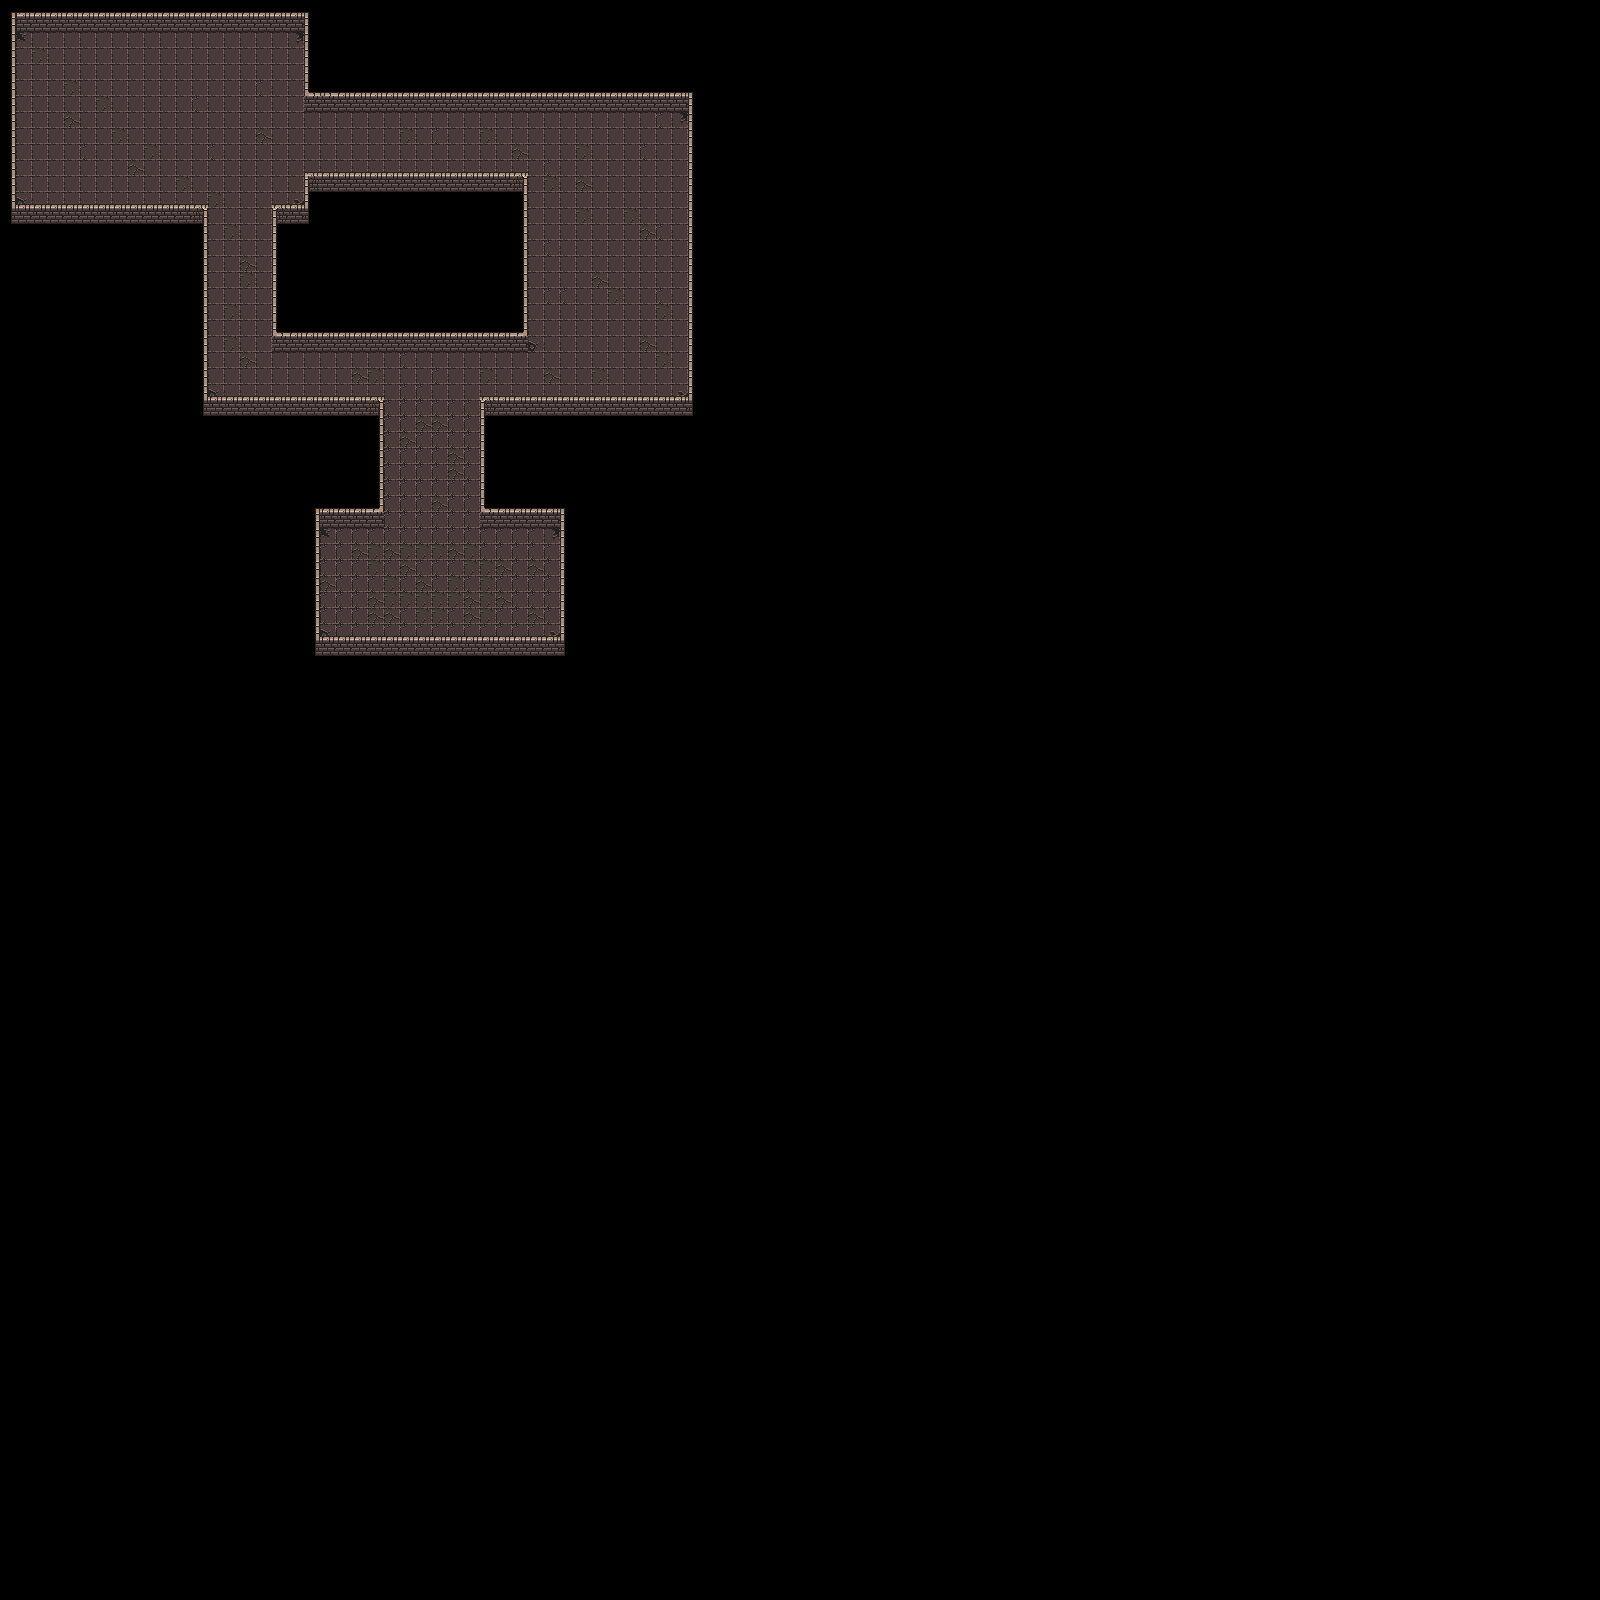

This is a level from a 2D game, rendered from its Tiled map with the project's own tilesets. A one-line summary and the map file follow, with tile-layer data summarised:
An orthogonal 100x100 tile map with 16x16 px tiles, 2 tile layers (Ground, Walls) and 6 objects.

<map version="1.5" tiledversion="1.7.2" orientation="orthogonal" renderorder="right-down" width="100" height="100" tilewidth="16" tileheight="16" infinite="0" nextlayerid="5" nextobjectid="9">
 <editorsettings>
  <export target="../src/tiles/dungeon-01.json" format="json" />
 </editorsettings>
 <tileset firstgid="1" name="dungeon" tilewidth="16" tileheight="16" tilecount="160" columns="10">
  <image source="../src/tiles/dungeon_tiles.png" width="160" height="256" />
  <tile id="0">
   <properties>
    <property name="collides" type="bool" value="false" />
   </properties>
  </tile>
  <tile id="1">
   <properties>
    <property name="collides" type="bool" value="false" />
   </properties>
  </tile>
  <tile id="2">
   <properties>
    <property name="collides" type="bool" value="false" />
   </properties>
  </tile>
  <tile id="3">
   <properties>
    <property name="collides" type="bool" value="false" />
   </properties>
  </tile>
  <tile id="4">
   <properties>
    <property name="collides" type="bool" value="false" />
   </properties>
  </tile>
  <tile id="5">
   <properties>
    <property name="collides" type="bool" value="false" />
   </properties>
  </tile>
  <tile id="6">
   <properties>
    <property name="collides" type="bool" value="false" />
   </properties>
  </tile>
  <tile id="7">
   <properties>
    <property name="collides" type="bool" value="false" />
   </properties>
  </tile>
  <tile id="8">
   <properties>
    <property name="collides" type="bool" value="false" />
   </properties>
  </tile>
  <tile id="10">
   <properties>
    <property name="collides" type="bool" value="false" />
   </properties>
  </tile>
  <tile id="11">
   <properties>
    <property name="collides" type="bool" value="true" />
   </properties>
  </tile>
  <tile id="12">
   <properties>
    <property name="collides" type="bool" value="true" />
   </properties>
  </tile>
  <tile id="13">
   <properties>
    <property name="collides" type="bool" value="true" />
   </properties>
  </tile>
  <tile id="14">
   <properties>
    <property name="collides" type="bool" value="false" />
   </properties>
  </tile>
  <tile id="15">
   <properties>
    <property name="collides" type="bool" value="false" />
   </properties>
  </tile>
  <tile id="16">
   <properties>
    <property name="collides" type="bool" value="false" />
   </properties>
  </tile>
  <tile id="17">
   <properties>
    <property name="collides" type="bool" value="false" />
   </properties>
  </tile>
  <tile id="18">
   <properties>
    <property name="collides" type="bool" value="false" />
   </properties>
  </tile>
  <tile id="20">
   <properties>
    <property name="collides" type="bool" value="false" />
   </properties>
  </tile>
  <tile id="21">
   <properties>
    <property name="collides" type="bool" value="false" />
   </properties>
  </tile>
  <tile id="22">
   <properties>
    <property name="collides" type="bool" value="false" />
   </properties>
  </tile>
  <tile id="23">
   <properties>
    <property name="collides" type="bool" value="false" />
   </properties>
  </tile>
  <tile id="24">
   <properties>
    <property name="collides" type="bool" value="false" />
   </properties>
  </tile>
  <tile id="25">
   <properties>
    <property name="collides" type="bool" value="false" />
   </properties>
  </tile>
  <tile id="26">
   <properties>
    <property name="collides" type="bool" value="false" />
   </properties>
  </tile>
  <tile id="27">
   <properties>
    <property name="collides" type="bool" value="false" />
   </properties>
  </tile>
  <tile id="28">
   <properties>
    <property name="collides" type="bool" value="false" />
   </properties>
  </tile>
  <tile id="30">
   <properties>
    <property name="collides" type="bool" value="false" />
   </properties>
  </tile>
  <tile id="31">
   <properties>
    <property name="collides" type="bool" value="false" />
   </properties>
  </tile>
  <tile id="32">
   <properties>
    <property name="collides" type="bool" value="false" />
   </properties>
  </tile>
  <tile id="33">
   <properties>
    <property name="collides" type="bool" value="false" />
   </properties>
  </tile>
  <tile id="34">
   <properties>
    <property name="collides" type="bool" value="false" />
   </properties>
  </tile>
  <tile id="35">
   <properties>
    <property name="collides" type="bool" value="false" />
   </properties>
  </tile>
  <tile id="36">
   <properties>
    <property name="collides" type="bool" value="false" />
   </properties>
  </tile>
  <tile id="37">
   <properties>
    <property name="collides" type="bool" value="false" />
   </properties>
  </tile>
  <tile id="38">
   <properties>
    <property name="collides" type="bool" value="false" />
   </properties>
  </tile>
  <tile id="40">
   <properties>
    <property name="collides" type="bool" value="false" />
   </properties>
  </tile>
  <tile id="41">
   <properties>
    <property name="collides" type="bool" value="false" />
   </properties>
  </tile>
  <tile id="42">
   <properties>
    <property name="collides" type="bool" value="false" />
   </properties>
  </tile>
  <tile id="43">
   <properties>
    <property name="collides" type="bool" value="false" />
   </properties>
  </tile>
  <tile id="44">
   <properties>
    <property name="collides" type="bool" value="false" />
   </properties>
  </tile>
  <tile id="45">
   <properties>
    <property name="collides" type="bool" value="false" />
   </properties>
  </tile>
  <tile id="46">
   <properties>
    <property name="collides" type="bool" value="false" />
   </properties>
  </tile>
  <tile id="47">
   <properties>
    <property name="collides" type="bool" value="false" />
   </properties>
  </tile>
  <tile id="48">
   <properties>
    <property name="collides" type="bool" value="false" />
   </properties>
  </tile>
  <tile id="50">
   <properties>
    <property name="collides" type="bool" value="false" />
   </properties>
  </tile>
  <tile id="51">
   <properties>
    <property name="collides" type="bool" value="false" />
   </properties>
  </tile>
  <tile id="52">
   <properties>
    <property name="collides" type="bool" value="false" />
   </properties>
  </tile>
  <tile id="53">
   <properties>
    <property name="collides" type="bool" value="false" />
   </properties>
  </tile>
  <tile id="54">
   <properties>
    <property name="collides" type="bool" value="false" />
   </properties>
  </tile>
  <tile id="55">
   <properties>
    <property name="collides" type="bool" value="false" />
   </properties>
  </tile>
  <tile id="56">
   <properties>
    <property name="collides" type="bool" value="false" />
   </properties>
  </tile>
  <tile id="57">
   <properties>
    <property name="collides" type="bool" value="false" />
   </properties>
  </tile>
  <tile id="58">
   <properties>
    <property name="collides" type="bool" value="false" />
   </properties>
  </tile>
  <tile id="60">
   <properties>
    <property name="collides" type="bool" value="false" />
   </properties>
  </tile>
  <tile id="61">
   <properties>
    <property name="collides" type="bool" value="false" />
   </properties>
  </tile>
  <tile id="62">
   <properties>
    <property name="collides" type="bool" value="false" />
   </properties>
  </tile>
  <tile id="63">
   <properties>
    <property name="collides" type="bool" value="false" />
   </properties>
  </tile>
  <tile id="64">
   <properties>
    <property name="collides" type="bool" value="false" />
   </properties>
  </tile>
  <tile id="65">
   <properties>
    <property name="collides" type="bool" value="false" />
   </properties>
  </tile>
  <tile id="66">
   <properties>
    <property name="collides" type="bool" value="false" />
   </properties>
  </tile>
  <tile id="67">
   <properties>
    <property name="collides" type="bool" value="false" />
   </properties>
  </tile>
  <tile id="68">
   <properties>
    <property name="collides" type="bool" value="false" />
   </properties>
  </tile>
  <tile id="70">
   <properties>
    <property name="collides" type="bool" value="false" />
   </properties>
  </tile>
  <tile id="71">
   <properties>
    <property name="collides" type="bool" value="false" />
   </properties>
  </tile>
  <tile id="72">
   <properties>
    <property name="collides" type="bool" value="false" />
   </properties>
  </tile>
  <tile id="73">
   <properties>
    <property name="collides" type="bool" value="false" />
   </properties>
  </tile>
  <tile id="74">
   <properties>
    <property name="collides" type="bool" value="false" />
   </properties>
  </tile>
  <tile id="75">
   <properties>
    <property name="collides" type="bool" value="false" />
   </properties>
  </tile>
  <tile id="76">
   <properties>
    <property name="collides" type="bool" value="false" />
   </properties>
  </tile>
  <tile id="77">
   <properties>
    <property name="collides" type="bool" value="false" />
   </properties>
  </tile>
  <tile id="78">
   <properties>
    <property name="collides" type="bool" value="false" />
   </properties>
  </tile>
  <tile id="80">
   <properties>
    <property name="collides" type="bool" value="true" />
   </properties>
  </tile>
  <tile id="81">
   <properties>
    <property name="collides" type="bool" value="true" />
   </properties>
  </tile>
  <tile id="82">
   <properties>
    <property name="collides" type="bool" value="true" />
   </properties>
  </tile>
  <tile id="83">
   <properties>
    <property name="collides" type="bool" value="true" />
   </properties>
  </tile>
  <tile id="84">
   <properties>
    <property name="collides" type="bool" value="true" />
   </properties>
  </tile>
  <tile id="85">
   <properties>
    <property name="collides" type="bool" value="true" />
   </properties>
  </tile>
  <tile id="86">
   <properties>
    <property name="collides" type="bool" value="false" />
   </properties>
  </tile>
  <tile id="87">
   <properties>
    <property name="collides" type="bool" value="false" />
   </properties>
  </tile>
  <tile id="88">
   <properties>
    <property name="collides" type="bool" value="false" />
   </properties>
  </tile>
  <tile id="90">
   <properties>
    <property name="collides" type="bool" value="true" />
   </properties>
  </tile>
  <tile id="91">
   <properties>
    <property name="collides" type="bool" value="true" />
   </properties>
  </tile>
  <tile id="92">
   <properties>
    <property name="collides" type="bool" value="false" />
   </properties>
  </tile>
  <tile id="93">
   <properties>
    <property name="collides" type="bool" value="false" />
   </properties>
  </tile>
  <tile id="94">
   <properties>
    <property name="collides" type="bool" value="true" />
   </properties>
  </tile>
  <tile id="95">
   <properties>
    <property name="collides" type="bool" value="true" />
   </properties>
  </tile>
  <tile id="96">
   <properties>
    <property name="collides" type="bool" value="false" />
   </properties>
  </tile>
  <tile id="97">
   <properties>
    <property name="collides" type="bool" value="false" />
   </properties>
  </tile>
  <tile id="98">
   <properties>
    <property name="collides" type="bool" value="false" />
   </properties>
  </tile>
  <tile id="100">
   <properties>
    <property name="collides" type="bool" value="false" />
   </properties>
  </tile>
  <tile id="101">
   <properties>
    <property name="collides" type="bool" value="false" />
   </properties>
  </tile>
  <tile id="102">
   <properties>
    <property name="collides" type="bool" value="true" />
   </properties>
  </tile>
  <tile id="103">
   <properties>
    <property name="collides" type="bool" value="true" />
   </properties>
  </tile>
  <tile id="104">
   <properties>
    <property name="collides" type="bool" value="false" />
   </properties>
  </tile>
  <tile id="105">
   <properties>
    <property name="collides" type="bool" value="false" />
   </properties>
  </tile>
  <tile id="106">
   <properties>
    <property name="collides" type="bool" value="false" />
   </properties>
  </tile>
  <tile id="107">
   <properties>
    <property name="collides" type="bool" value="false" />
   </properties>
  </tile>
  <tile id="108">
   <properties>
    <property name="collides" type="bool" value="false" />
   </properties>
  </tile>
  <tile id="110">
   <properties>
    <property name="collides" type="bool" value="false" />
   </properties>
  </tile>
  <tile id="111">
   <properties>
    <property name="collides" type="bool" value="false" />
   </properties>
  </tile>
  <tile id="112">
   <properties>
    <property name="collides" type="bool" value="false" />
   </properties>
  </tile>
  <tile id="113">
   <properties>
    <property name="collides" type="bool" value="false" />
   </properties>
  </tile>
  <tile id="114">
   <properties>
    <property name="collides" type="bool" value="false" />
   </properties>
  </tile>
  <tile id="115">
   <properties>
    <property name="collides" type="bool" value="false" />
   </properties>
  </tile>
  <tile id="116">
   <properties>
    <property name="collides" type="bool" value="false" />
   </properties>
  </tile>
  <tile id="117">
   <properties>
    <property name="collides" type="bool" value="false" />
   </properties>
  </tile>
  <tile id="118">
   <properties>
    <property name="collides" type="bool" value="false" />
   </properties>
  </tile>
  <tile id="120">
   <properties>
    <property name="collides" type="bool" value="false" />
   </properties>
  </tile>
  <tile id="121">
   <properties>
    <property name="collides" type="bool" value="false" />
   </properties>
  </tile>
  <tile id="122">
   <properties>
    <property name="collides" type="bool" value="false" />
   </properties>
  </tile>
  <tile id="123">
   <properties>
    <property name="collides" type="bool" value="false" />
   </properties>
  </tile>
  <tile id="124">
   <properties>
    <property name="collides" type="bool" value="false" />
   </properties>
  </tile>
  <tile id="125">
   <properties>
    <property name="collides" type="bool" value="false" />
   </properties>
  </tile>
  <tile id="126">
   <properties>
    <property name="collides" type="bool" value="false" />
   </properties>
  </tile>
  <tile id="127">
   <properties>
    <property name="collides" type="bool" value="false" />
   </properties>
  </tile>
  <tile id="128">
   <properties>
    <property name="collides" type="bool" value="false" />
   </properties>
  </tile>
  <tile id="130">
   <properties>
    <property name="collides" type="bool" value="false" />
   </properties>
  </tile>
  <tile id="131">
   <properties>
    <property name="collides" type="bool" value="false" />
   </properties>
  </tile>
  <tile id="132">
   <properties>
    <property name="collides" type="bool" value="false" />
   </properties>
  </tile>
  <tile id="133">
   <properties>
    <property name="collides" type="bool" value="false" />
   </properties>
  </tile>
  <tile id="134">
   <properties>
    <property name="collides" type="bool" value="false" />
   </properties>
  </tile>
  <tile id="135">
   <properties>
    <property name="collides" type="bool" value="false" />
   </properties>
  </tile>
  <tile id="136">
   <properties>
    <property name="collides" type="bool" value="false" />
   </properties>
  </tile>
  <tile id="137">
   <properties>
    <property name="collides" type="bool" value="false" />
   </properties>
  </tile>
  <tile id="138">
   <properties>
    <property name="collides" type="bool" value="false" />
   </properties>
  </tile>
  <tile id="140">
   <properties>
    <property name="collides" type="bool" value="false" />
   </properties>
  </tile>
  <tile id="141">
   <properties>
    <property name="collides" type="bool" value="false" />
   </properties>
  </tile>
  <tile id="142">
   <properties>
    <property name="collides" type="bool" value="false" />
   </properties>
  </tile>
  <tile id="143">
   <properties>
    <property name="collides" type="bool" value="false" />
   </properties>
  </tile>
  <tile id="144">
   <properties>
    <property name="collides" type="bool" value="false" />
   </properties>
  </tile>
  <tile id="145">
   <properties>
    <property name="collides" type="bool" value="false" />
   </properties>
  </tile>
  <tile id="146">
   <properties>
    <property name="collides" type="bool" value="false" />
   </properties>
  </tile>
  <tile id="147">
   <properties>
    <property name="collides" type="bool" value="false" />
   </properties>
  </tile>
  <tile id="148">
   <properties>
    <property name="collides" type="bool" value="false" />
   </properties>
  </tile>
 </tileset>
 <layer id="2" name="Ground" width="100" height="100">
  <data>[10000 cells, 683 non-empty, 8 distinct tile ids]</data>
 </layer>
 <layer id="1" name="Walls" width="100" height="100">
  <data>[10000 cells, 366 non-empty, 16 distinct tile ids]</data>
 </layer>
 <objectgroup id="3" name="Chests">
  <object id="1" gid="59" x="208.667" y="46" width="16" height="16" />
  <object id="2" gid="59" x="610" y="128" width="16" height="16" />
  <object id="3" gid="59" x="419.333" y="590" width="16" height="16" />
 </objectgroup>
 <objectgroup id="4" name="Lizards">
  <object id="4" gid="79" x="206.667" y="152" width="16" height="16" />
  <object id="5" gid="79" x="643.333" y="206.667" width="16" height="16" />
  <object id="6" gid="79" x="462" y="570" width="16" height="16" />
 </objectgroup>
</map>
